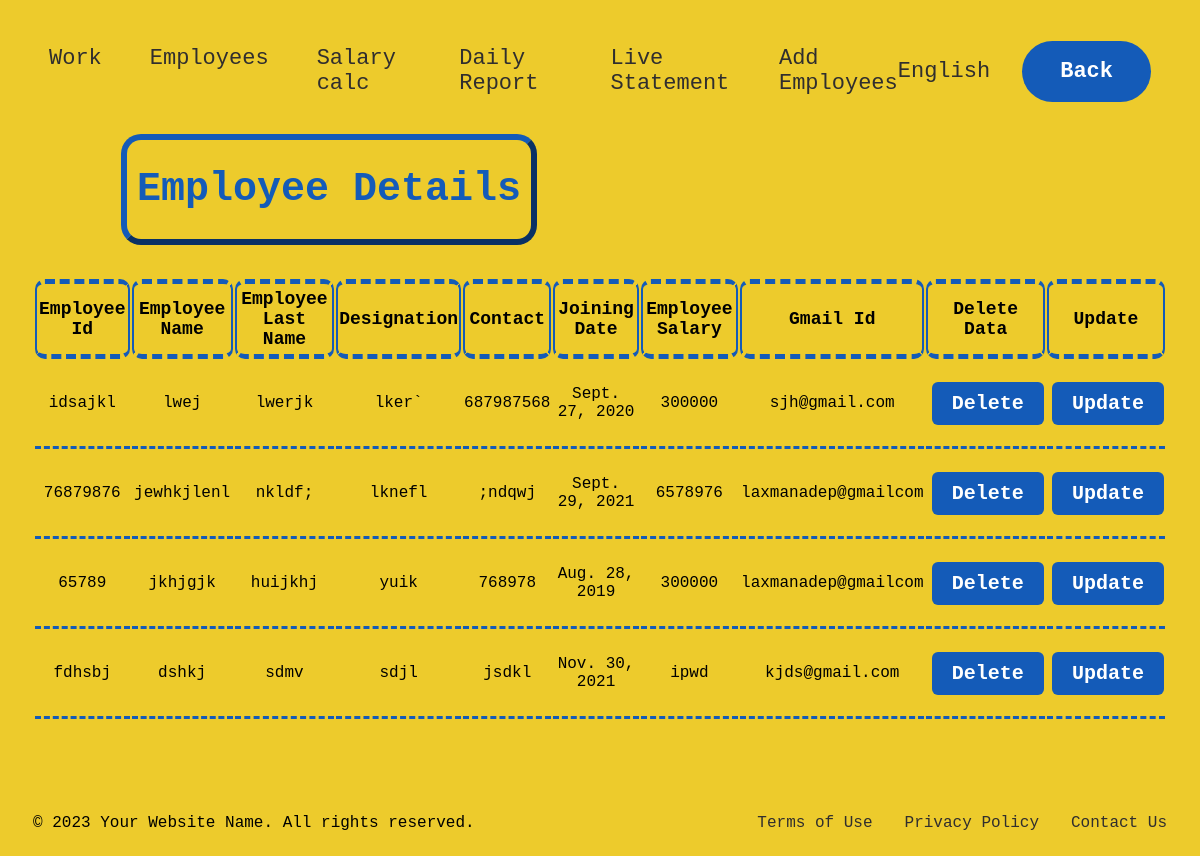
Screenshot of /empretrive.html (signed in) with the database file from the repository.
### myappone/models.py (models this page shows)
class employeedetail(models.Model):
    empid = models.CharField(max_length=100,null=True)
    empname = models.CharField(max_length=100,null=True)
    emplname = models.CharField(max_length=100,null=True)
    designation = models.CharField(max_length=100,null=True)
    contact = models.CharField(max_length=15,null=True)
    joiningdate = models.DateField(null=True)
    Esalary = models.CharField(max_length=15,null=True)
    Egmail = models.EmailField(null=True)

### myappone/views.py (the view)
# urls.py: path('empretrive.html',views.employee_list,name='empretrive'),
def employee_list(request):
    if not request.user.is_authenticated:
        return redirect('login1.html')
    else:
        employee_details = employeedetail.objects.all()
        return render(request, 'empretrive.html',{'employee_details': employee_details})

### templates/empretrive.html (shortened to what this page needs)
{% extends 'base1.html' %}
{% load static %}
{% block content %}
<div class="empretrive-container">
    <div class = "empretrive-class">
        <div class="empretrive-table">
            <div class="empretrive-title">
                <h1>Employee Details</h1>
            </div>
            <table>
                <thead>
                    <tr class="thead-tr">
                        <th>Employee Id</th>
                        <th>Employee Name</th>
                        <th>Employee Last Name</th>
                        <th>Designation</th>
                        <th>Contact</th>
                        <th>Joining Date</th>
                        <th>Employee Salary</th>
                        <th>Gmail Id</th>
                        <th>Delete Data</th>
                        <th>Update</th>
                    </tr>
                </thead>
                <tbody>
                    {% for emp in employee_details %}
                    <tr>
                        <td>{{ emp.empid}}</td>
                        <td>{{ emp.empname}}</td>
                        <td>{{ emp.emplname}}</td>
                        <td>{{ emp.designation}}</td>
                        <td>{{ emp.contact}}</td>
                        <td>{{ emp.joiningdate}}</td>
                        <td>{{ emp.Esalary}}</td>
                        <td>{{ emp.Egmail}}</td>
                        <td>
                            <form method="post" action="{% url 'delete_data' emp.id %}">
                                <button type="submit" clas="retrive-button" value="Delete">Delete</button>
                            </form>
                        </td>
                        <td>
                            <form method="post" action="{% url 'edit_data' emp.id %}">
                                <button type="submit" clas="retrive-button" value="Delete">Update</button>
                            </form>
                        </td>
                    </tr>
                    {% endfor %}
                </tbody>
            </table>
        </div>
    </div>
</div>
{% endblock %}

### templates/base1.html (shortened to what this page needs)
{% load static %}
<!DOCTYPE html>
<html>
    <head>
        <link rel="stylesheet" href="{%static 'css/index.css'%}">
    </head>
    <body>
        <section class="nav-section">
            <nav class=navbar-class>
                <div class="navbar-container">
                    <div class="nav-links-right">
                        {% if request.resolver_match.url_name == 'update_data'%}
                        {% block edit_content %}
                        <p><a href="#">Work</a></p>
                        <p><a href='#'>Employees</a></p>
                        <p><a href="#">Salary calc</a></p>
                        <p><a href="#">Daily Report</a></p>
                        <p><a href="#">Live Statement</a></p>
                        <p><a href='#'>Add Employees</a></p>
                        {% endblock %}
                        {% else %}
                        {% block defaultt %}
                        <p><a href="#">Work</a></p>
                        <p><a href='empretrive.html'>Employees</a></p>
                        <p><a href="#">Salary calc</a></p>
                        <p><a href="#">Daily Report</a></p>
                        <p><a href="#">Live Statement</a></p>
                        <p><a href='empadd.html'>Add Employees</a></p>
                        {% endblock %}
                        {% endif %}
                    </div>
                    <div class="nav-links-left">
                        <p><a href="#">English</a></p>
                        {% if request.resolver_match.url_name == 'login1'%}
                        {% block login_content %}
                        <p id ="login-button"><a href='register1.html'>Register</a></p>
                        <p id ="register-button"><a href='home1.html'>Home</a></p>
                        {% endblock %}
                        {% elif request.resolver_match.url_name == 'register1' %}
                        {% block register_content %}
                        <p id ="login-button"><a href='login1'>Login</a></p>
                        <p id ="register-button"><a href='home1.html'>Home</a></p>
                        {% endblock %}
                        {% elif request.resolver_match.url_name == "home1"%}
                        {%block home_content %}
                        <p id ="login-button"><a href='register1.html'>Register</a></p>
                        <p id ="register-button"><a href='login1'>Login</a></p>
                        {% endblock %}
                        {% elif request.resolver_match.url_name == "default"%}
                        {%block default_content %}
                        <p id ="login-button"><a href='logout'>LogOut</a></p>
                        {% comment %} <p id ="register-button"><a href='default.html'>Back</a></p> {% endcomment %}
                        {% endblock %}
                        {% else %}
                        {% block default %}
                        <p id ="register-button"><a href='default.html'>Back</a></p>
                        {% endblock %}
                        {% endif %}
                    </div>
                </div>
            </nav>
        </section>
        <main class="main-content-children">
            {% block content %}{% endblock %}
        </main>
        <section class="flooter-section">
            <footer>
                <div class="footer-container">
                    <div>
                        <p>&copy; 2023 Your Website Name. All rights reserved.</p>
                    </div>
                    <div class="footer-links">
                        <p><a href="#">Terms of Use</a></p>
                        <p><a href="#">Privacy Policy</a></p>
                        <p><a href="#">Contact Us</a></p>
                    </div>
                </div>
            </footer>
        </section>
    </body>
</html>

### static/css/base1.css (style rules this page uses)
body { font-family: 'Courier New', monospace; display: flex; min-width: 100vh; padding: 0px 25px 0px 25px; flex-direction: column; }
* { box-sizing: border-box; }
.main-content-children { flex: 1; }
a { text-decoration: none; color: rgb(48, 46, 46); }
.navbar-container { display: flex; justify-content: space-between; align-items: center; padding: 1rem; }
.nav-links-right { display: flex; gap: 3rem; font-size: 22px; transition: .5s; }
.nav-links-left { display: flex; gap: 2rem; font-size: 22px; }
.nav-links-left>#register-button>a { padding: 18px 38px 18px 38px; background-color: rgb(20, 91, 184); border-radius: 40px; color: white; font-weight: bold; transition: .5s; }
.footer-container { display: flex; align-items: center; justify-content: space-between; }
.footer-links { display: flex; gap: 2rem; }

### static/css/register1.css (style rules this page uses)
button[type="submit"] { margin-top: 20px; margin-left: 4px; margin-bottom: 20px; padding: 10px 20px; border: none; border-radius: 6px; background-color: rgb(20, 91, 184); color: #fff; font-size: 20px; font-family: 'Courier New', Courier, monospace; font-weight: bold; cursor: pointer; transition: background-color 0.3s ease-in-out; }

### static/css/empretrive.css (style rules this page uses)
.empretrive-container { height: 83vh; overflow-y: scroll; }
.empretrive-title { font-size: 20px; font-weight: 500px; padding: 0px 10px 0px 10px; display: inline-block; border-radius: 20px; border-style: outset; border-width: 6px; border-color: rgb(20, 91, 184); color: rgb(20, 91, 184); margin-left: 5.5rem; margin-bottom: 2rem; }
table { width: 100%; max-height: 100px; }
tbody { max-height: 500px; }
th { text-align: center; height: 80px; border: 2px solid rgb(20, 91, 184); border-top: 5px dashed rgb(20, 91, 184); border-bottom: 5px dashed rgb(20, 91, 184); border-radius: 10px; font-size: 18px; }
td { text-align: center; height: 10px; border-bottom: 3px dashed rgb(20, 91, 184); ; }

### rows the page displays
employeedetail: empid "idsajkl", empname "lwej", emplname "lwerjk", designation "lker`", contact "687987568", joiningdate "Sept. 27, 2020", Esalary "300000", Egmail "sjh@gmail.com"
employeedetail: empid "76879876", empname "jewhkjlenl", emplname "nkldf;", designation "lknefl", contact ";ndqwj", joiningdate "Sept. 29, 2021", Esalary "6578976", Egmail "laxmanadep@gmailcom"
employeedetail: empid "65789", empname "jkhjgjk", emplname "huijkhj", designation "yuik", contact "768978", joiningdate "Aug. 28, 2019", Esalary "300000", Egmail "laxmanadep@gmailcom"
employeedetail: empid "fdhsbj", empname "dshkj", emplname "sdmv", designation "sdjl", contact "jsdkl", joiningdate "Nov. 30, 2021", Esalary "ipwd", Egmail "kjds@gmail.com"
